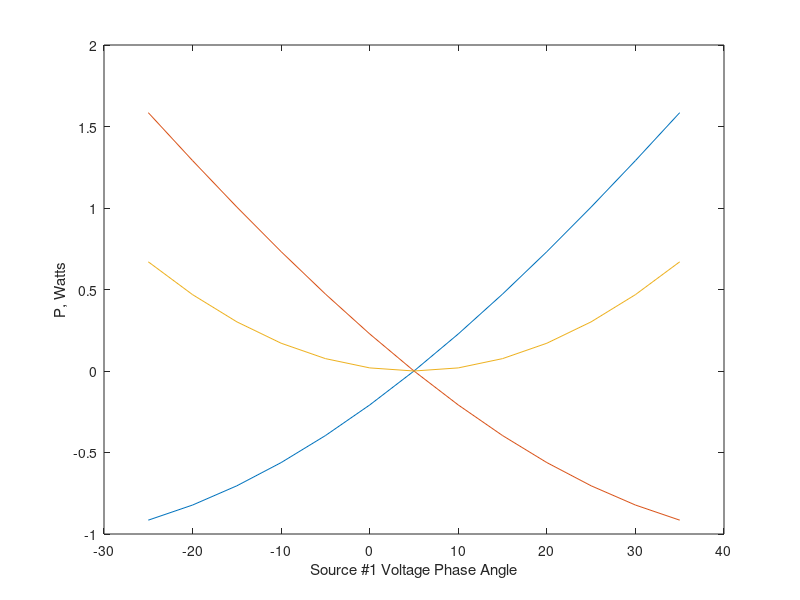

Write the MATLAB code that produced this figure.
E1 = input('Source # 1 Voltage Mag. = ');
a1 = input('Source # 1 Phase Angle = ');
E2 = input('Source # 2 Voltage Mag. = ');
a2 = input('Source # 2 Phase Angle = ');
R = input('Line Resistance = ');
X = input('Line Reactance = ');
Z = R + 1i*X;
a1 = (-30+a1:5:30+a1)';
a1r = a1*pi/180;
k = length(a1);
a2 = ones(k,1)*a2;
a2r = a2*pi/180;
V1 = E1.*cos(a1r) + 1i*E1.*sin(a1r);
V2 = E2.*cos(a2r) + 1i*E2.*sin(a2r);
I12 = (V1-V2)./Z;   I21 = -I12;
S1 = V1.*conj(I12); P1 = real(S1); Q1 = imag(S1);
S2 = V2.*conj(I21); P2 = real(S2); Q2 = imag(S2);
SL = S1+S2;         PL = real(SL); QL = imag(SL);
Result1 = [a1, P1, P2, PL];
disp(' Delta 1        P-1         P-2       P-L ')
disp(Result1)
plot(a1,P1,a1,P2,a1,PL)
xlabel('Source #1 Voltage Phase Angle')
ylabel('P, Watts'),
text(-26, -550, 'P1'), text(-26, 600, 'P2'), text(-26, 100, 'PL')
